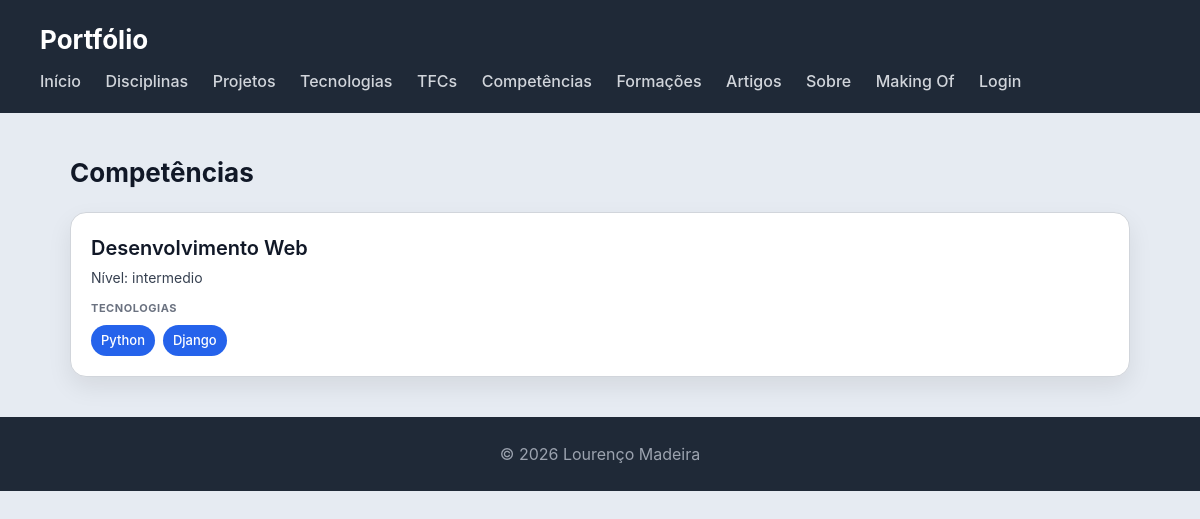
Screenshot of /portfolio/competencias/ with the database file from the repository.
### portfolio/models.py (models this page shows, shortened)
class Competencia(models.Model):
    NIVEIS = [
        ('basico', 'Básico'),
        ('intermedio', 'Intermédio'),
        ('avancado', 'Avançado'),
    ]
    nome = models.CharField(max_length=200)
    descricao = models.TextField()
    nivel = models.CharField(max_length=20, choices=NIVEIS)
    tecnologias = models.ManyToManyField(Tecnologia, related_name='competencias', blank=True)
    projetos = models.ManyToManyField(Projeto, related_name='competencias', blank=True)

class Tecnologia(models.Model):
    CATEGORIAS = [
        ('linguagem', 'Linguagem'),
        ('framework', 'Framework'),
        ('base_dados', 'Base de Dados'),
        ('ferramenta', 'Ferramenta'),
        ('outro', 'Outro'),
    ]
    nome = models.CharField(max_length=200)
    descricao = models.TextField()
    logo = models.ImageField(upload_to='tecnologias/', blank=True, null=True)
    url_website = models.URLField()
    nivel_interesse = models.IntegerField()  # 1 a 5
    tipo = models.ForeignKey(TipoTecnologia, on_delete=models.SET_NULL, null=True, blank=True, related_name='tecnologias')

### portfolio/views.py (the view)
# urls.py: path('competencias/', views.competencias_view, name='competencias'),
def competencias_view(request):
    competencias = Competencia.objects.prefetch_related('tecnologias', 'projetos').all()
    return render(request, 'portfolio/competencias.html', {'competencias': competencias})

### portfolio/templatetags/portfolio_extras.py (called while the page is built)
@register.filter
def is_gestor(user):
    return user.is_authenticated and user.groups.filter(name='gestor-portfolio').exists()

### portfolio/templates/portfolio/competencias.html (shortened to what this page needs)
{% extends "portfolio/base.html" %}
{% load portfolio_extras %}
{% block content %}
<h2>Competências</h2>
<section>
    {% for comp in competencias %}
    <article>
        <header>
            <h3>{{ comp.nome }}</h3>
            <p>Nível: {{ comp.nivel }}</p>
        </header>
        <section>
            <h4>Tecnologias</h4>
            <ul>
                {% for tec in comp.tecnologias.all %}
                    <li>{{ tec.nome }}</li>
                {% endfor %}
            </ul>
        </section>
    </article>
    {% endfor %}
</section>
{% endblock %}

### escola/static/escola/styles.css (style rules this page uses)
* { box-sizing: border-box; margin: 0; padding: 0; }
body { font-family: "Inter", "Segoe UI", system-ui, -apple-system, sans-serif; background: #e6ebf2; color: #111827; line-height: 1.5; }
h2 { margin-bottom: 20px; font-size: 26px; }
section > article { background: white; padding: 20px; border-radius: 16px; border: 1px solid #d1d5db; box-shadow: 0 10px 25px rgba(0,0,0,0.08); transition: all 0.25s ease; margin-bottom: 20px; }
article > header { margin-bottom: 12px; }
article > header > h3 { font-size: 20px; font-weight: 600; margin-bottom: 4px; }
article > header > p { font-size: 14px; color: #374151; }
article > section { margin-top: 10px; }
article > section > h4 { font-size: 11px; text-transform: uppercase; color: #6b7280; margin-bottom: 8px; letter-spacing: 0.05em; }
article > section > ul { list-style: none; display: flex; flex-wrap: wrap; gap: 8px; }
article > section > ul > li { background: #2563eb; color: white; padding: 6px 10px; border-radius: 999px; font-size: 13px; font-weight: 500; }

### rows the page displays
Competencia: nome "Desenvolvimento Web", nivel "intermedio"
Tecnologia: nome "Python"
Tecnologia: nome "Django"
